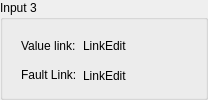
      <widget class="QGroupBox" name="groupBox_input_3">
       <property name="sizePolicy">
        <sizepolicy hsizetype="Expanding" vsizetype="Preferred">
         <horstretch>0</horstretch>
         <verstretch>0</verstretch>
        </sizepolicy>
       </property>
       <property name="title">
        <string>Input 3</string>
       </property>
       <layout class="QHBoxLayout" name="horizontalLayout_4">
        <property name="spacing">
         <number>6</number>
        </property>
        <property name="leftMargin">
         <number>8</number>
        </property>
        <property name="topMargin">
         <number>8</number>
        </property>
        <property name="rightMargin">
         <number>8</number>
        </property>
        <property name="bottomMargin">
         <number>8</number>
        </property>
        <item>
         <spacer name="horizontalSpacer_9">
          <property name="orientation">
           <enum>Qt::Horizontal</enum>
          </property>
          <property name="sizeType">
           <enum>QSizePolicy::Fixed</enum>
          </property>
          <property name="sizeHint" stdset="0">
           <size>
            <width>10</width>
            <height>10</height>
           </size>
          </property>
         </spacer>
        </item>
        <item>
         <layout class="QFormLayout" name="formLayout_3">
          <property name="horizontalSpacing">
           <number>6</number>
          </property>
          <property name="verticalSpacing">
           <number>0</number>
          </property>
          <item row="0" column="0">
           <widget class="QLabel" name="label_inputLink_3">
            <property name="sizePolicy">
             <sizepolicy hsizetype="Preferred" vsizetype="Expanding">
              <horstretch>0</horstretch>
              <verstretch>0</verstretch>
             </sizepolicy>
            </property>
            <property name="text">
             <string>Value link:</string>
            </property>
           </widget>
          </item>
          <item row="0" column="1">
           <layout class="QHBoxLayout" name="horizontalLayout_31">
            <property name="spacing">
             <number>0</number>
            </property>
            <item>
             <widget class="QLabel" name="label_inputLinkEdit_3">
              <property name="text">
               <string>LinkEdit</string>
              </property>
             </widget>
            </item>
            <item>
             <widget class="QPushButton" name="pushButton_inputLinkSelect_3">
              <property name="sizePolicy">
               <sizepolicy hsizetype="Minimum" vsizetype="Minimum">
                <horstretch>0</horstretch>
                <verstretch>0</verstretch>
               </sizepolicy>
              </property>
              <property name="maximumSize">
               <size>
                <width>30</width>
                <height>16777215</height>
               </size>
              </property>
              <property name="styleSheet">
               <string notr="true">QPushButton {
	border: 6px solid transparent;
	background: transparent;
}
QPushButton:hover {
	background: lightGray;
}</string>
              </property>
              <property name="text">
               <string/>
              </property>
              <property name="icon">
               <iconset resource="../resource/icons/rc/icons.qrc">
                <normaloff>:/icons/link</normaloff>:/icons/link</iconset>
              </property>
              <property name="iconSize">
               <size>
                <width>18</width>
                <height>18</height>
               </size>
              </property>
              <property name="flat">
               <bool>false</bool>
              </property>
             </widget>
            </item>
            <item>
             <widget class="QPushButton" name="pushButton_autobindFaultLink_3">
              <property name="sizePolicy">
               <sizepolicy hsizetype="Fixed" vsizetype="Minimum">
                <horstretch>0</horstretch>
                <verstretch>0</verstretch>
               </sizepolicy>
              </property>
              <property name="maximumSize">
               <size>
                <width>30</width>
                <height>16777215</height>
               </size>
              </property>
              <property name="toolTip">
               <string>Auto find Fault link</string>
              </property>
              <property name="autoFillBackground">
               <bool>false</bool>
              </property>
              <property name="styleSheet">
               <string notr="true">QPushButton {
	border: 6px solid transparent;
	background: transparent;
}
QPushButton:hover {
	background: lightGray;
}</string>
              </property>
              <property name="text">
               <string/>
              </property>
              <property name="icon">
               <iconset resource="../resource/icons/rc/icons.qrc">
                <normaloff>:/icons/arrow_left_down</normaloff>:/icons/arrow_left_down</iconset>
              </property>
              <property name="iconSize">
               <size>
                <width>17</width>
                <height>17</height>
               </size>
              </property>
              <property name="flat">
               <bool>false</bool>
              </property>
             </widget>
            </item>
           </layout>
          </item>
          <item row="1" column="1">
           <layout class="QHBoxLayout" name="horizontalLayout_32">
            <property name="spacing">
             <number>0</number>
            </property>
            <item>
             <widget class="QLabel" name="label_faultLinkEdit_3">
              <property name="text">
               <string>LinkEdit</string>
              </property>
             </widget>
            </item>
            <item>
             <widget class="QPushButton" name="pushButton_faultLinkSelect_3">
              <property name="sizePolicy">
               <sizepolicy hsizetype="Minimum" vsizetype="Minimum">
                <horstretch>0</horstretch>
                <verstretch>0</verstretch>
               </sizepolicy>
              </property>
              <property name="maximumSize">
               <size>
                <width>30</width>
                <height>16777215</height>
               </size>
              </property>
              <property name="styleSheet">
               <string notr="true">QPushButton {
	border: 6px solid transparent;
	background: transparent;
}
QPushButton:hover {
	background: lightGray;
}</string>
              </property>
              <property name="text">
               <string/>
              </property>
              <property name="icon">
               <iconset resource="../resource/icons/rc/icons.qrc">
                <normaloff>:/icons/link</normaloff>:/icons/link</iconset>
              </property>
              <property name="iconSize">
               <size>
                <width>18</width>
                <height>18</height>
               </size>
              </property>
              <property name="flat">
               <bool>false</bool>
              </property>
             </widget>
            </item>
           </layout>
          </item>
          <item row="1" column="0">
           <widget class="QLabel" name="label_faultLink_3">
            <property name="text">
             <string>Fault Link:</string>
            </property>
           </widget>
          </item>
         </layout>
        </item>
        <item>
         <spacer name="horizontalSpacer_10">
          <property name="orientation">
           <enum>Qt::Horizontal</enum>
          </property>
          <property name="sizeType">
           <enum>QSizePolicy::Fixed</enum>
          </property>
          <property name="sizeHint" stdset="0">
           <size>
            <width>10</width>
            <height>10</height>
           </size>
          </property>
         </spacer>
        </item>
       </layout>
      </widget>
